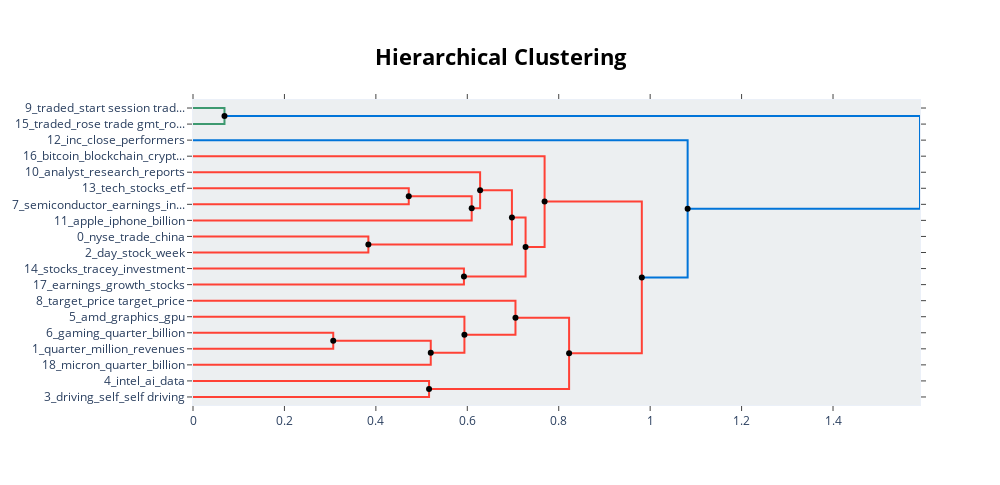

Source (notebook cell):
### Code cell
hierarchical_topics_v2 = default_topic_model_v2.hierarchical_topics(df_news['content'])
default_topic_model_v2.visualize_hierarchy(hierarchical_topics=hierarchical_topics)

### Figure 1 — Plotly figure (JSON) as saved in the notebook; plotly's stock layout.template omitted (floating-point values rounded to 4 significant figures)
{"data": [{"hoverinfo": "text", "marker": {"color": "rgb(61,153,112)"}, "mode": "lines", "text": ["traded_start session traded_highest lowest past_since start session_trade gmt", "", "", "traded_rose trade gmt_rose trade_com rose trade_investing com rose"], "type": "scatter", "x": [0, 0.06886, 0.06886, 0], "xaxis": "x", "y": [-5, -5, -15, -15], "yaxis": "y"}, {"hoverinfo": "text", "marker": {"color": "rgb(255,65,54)"}, "mode": "lines", "text": ["tech_stocks_etf_growth_technology", "", "", "semiconductor_earnings_industry_stocks_rank"], "type": "scatter", "x": [0, 0.472, 0.472, 0], "xaxis": "x", "y": [-55, -55, -65, -65], "yaxis": "y"}, {"hoverinfo": "text", "marker": {"color": "rgb(255,65,54)"}, "mode": "lines", "text": ["tech_stocks_etf_growth_technology", "", "", "apple_iphone_billion_quarter_earnings"], "type": "scatter", "x": [0.472, 0.6096, 0.6096, 0], "xaxis": "x", "y": [-60, -60, -75, -75], "yaxis": "y"}, {"hoverinfo": "text", "marker": {"color": "rgb(255,65,54)"}, "mode": "lines", "text": ["analyst_research_reports_growth_investment", "", "", "apple_iphone_billion_quarter_earnings"], "type": "scatter", "x": [0, 0.628, 0.628, 0.6096], "xaxis": "x", "y": [-45, -45, -67.5, -67.5], "yaxis": "y"}, {"hoverinfo": "text", "marker": {"color": "rgb(255,65,54)"}, "mode": "lines", "text": ["nyse_trade_china_week_market", "", "", "day_stock_week_market_trading"], "type": "scatter", "x": [0, 0.3836, 0.3836, 0], "xaxis": "x", "y": [-85, -85, -95, -95], "yaxis": "y"}, {"hoverinfo": "text", "marker": {"color": "rgb(255,65,54)"}, "mode": "lines", "text": ["nyse_trade_china_week_market", "", "", "day_stock_week_market_trading"], "type": "scatter", "x": [0.628, 0.6976, 0.6976, 0.3836], "xaxis": "x", "y": [-56.25, -56.25, -90, -90], "yaxis": "y"}, {"hoverinfo": "text", "marker": {"color": "rgb(255,65,54)"}, "mode": "lines", "text": ["stocks_tracey_investment_stock_market", "", "", "earnings_growth_stocks_investment_estimates"], "type": "scatter", "x": [0, 0.5926, 0.5926, 0], "xaxis": "x", "y": [-105, -105, -115, -115], "yaxis": "y"}, {"hoverinfo": "text", "marker": {"color": "rgb(255,65,54)"}, "mode": "lines", "text": ["stocks_tracey_investment_stock_market", "", "", "earnings_growth_stocks_investment_estimates"], "type": "scatter", "x": [0.6976, 0.7275, 0.7275, 0.5926], "xaxis": "x", "y": [-73.12, -73.12, -110, -110], "yaxis": "y"}, {"hoverinfo": "text", "marker": {"color": "rgb(255,65,54)"}, "mode": "lines", "text": ["bitcoin_blockchain_cryptocurrency_etf_digital", "", "", "earnings_growth_stocks_investment_estimates"], "type": "scatter", "x": [0, 0.7691, 0.7691, 0.7275], "xaxis": "x", "y": [-35, -35, -91.56, -91.56], "yaxis": "y"}, {"hoverinfo": "text", "marker": {"color": "rgb(255,65,54)"}, "mode": "lines", "text": ["gaming_quarter_billion_revenues_million", "", "", "quarter_million_revenues_earnings_rank"], "type": "scatter", "x": [0, 0.3068, 0.3068, 0], "xaxis": "x", "y": [-145, -145, -155, -155], "yaxis": "y"}, {"hoverinfo": "text", "marker": {"color": "rgb(255,65,54)"}, "mode": "lines", "text": ["gaming_quarter_billion_revenues_million", "", "", "micron_quarter_billion_dram_fiscal"], "type": "scatter", "x": [0.3068, 0.5201, 0.5201, 0], "xaxis": "x", "y": [-150, -150, -165, -165], "yaxis": "y"}, {"hoverinfo": "text", "marker": {"color": "rgb(255,65,54)"}, "mode": "lines", "text": ["amd_graphics_gpu_radeon_market", "", "", "micron_quarter_billion_dram_fiscal"], "type": "scatter", "x": [0, 0.5937, 0.5937, 0.5201], "xaxis": "x", "y": [-135, -135, -157.5, -157.5], "yaxis": "y"}, {"hoverinfo": "text", "marker": {"color": "rgb(255,65,54)"}, "mode": "lines", "text": ["target_price target_price_shares_analyst", "", "", "micron_quarter_billion_dram_fiscal"], "type": "scatter", "x": [0, 0.7054, 0.7054, 0.5937], "xaxis": "x", "y": [-125, -125, -146.2, -146.2], "yaxis": "y"}, {"hoverinfo": "text", "marker": {"color": "rgb(255,65,54)"}, "mode": "lines", "text": ["intel_ai_data_chips_technology", "", "", "driving_self_self driving_autonomous_vehicles"], "type": "scatter", "x": [0, 0.5164, 0.5164, 0], "xaxis": "x", "y": [-175, -175, -185, -185], "yaxis": "y"}, {"hoverinfo": "text", "marker": {"color": "rgb(255,65,54)"}, "mode": "lines", "text": ["intel_ai_data_chips_technology", "", "", "driving_self_self driving_autonomous_vehicles"], "type": "scatter", "x": [0.7054, 0.8227, 0.8227, 0.5164], "xaxis": "x", "y": [-135.6, -135.6, -180, -180], "yaxis": "y"}, {"hoverinfo": "text", "marker": {"color": "rgb(255,65,54)"}, "mode": "lines", "text": ["intel_ai_data_chips_technology", "", "", "driving_self_self driving_autonomous_vehicles"], "type": "scatter", "x": [0.7691, 0.9818, 0.9818, 0.8227], "xaxis": "x", "y": [-63.28, -63.28, -157.8, -157.8], "yaxis": "y"}, {"hoverinfo": "text", "marker": {"color": "rgb(0,116,217)"}, "mode": "lines", "text": ["inc_close_performers_nyse_rose", "", "", "driving_self_self driving_autonomous_vehicles"], "type": "scatter", "x": [0, 1.082, 1.082, 0.9818], "xaxis": "x", "y": [-25, -25, -110.5, -110.5], "yaxis": "y"}, {"hoverinfo": "text", "marker": {"color": "rgb(0,116,217)"}, "mode": "lines", "text": ["inc_close_performers_nyse_rose", "", "", "driving_self_self driving_autonomous_vehicles"], "type": "scatter", "x": [0.06886, 1.59, 1.59, 1.082], "xaxis": "x", "y": [-10, -10, -67.77, -67.77], "yaxis": "y"}, {"hoverinfo": "text", "hovertext": ["tech_stocks_etf_growth_technology", "nyse_trade_china_week_market", "stocks_tracey_investment_stock_market", "gaming_quarter_billion_revenues_million", "intel_ai_data_chips_technology", "intel_ai_data_chips_technology", "inc_close_performers_nyse_rose"], "marker": {"color": "black"}, "mode": "markers", "showlegend": false, "type": "scatter", "x": [0.472, 0.628, 0.6976, 0.3068, 0.7054, 0.7691, 0.06886], "y": [-60, -56.25, -73.12, -150, -135.6, -63.28, -10]}, {"hoverinfo": "text", "hovertext": ["apple_iphone_billion_quarter_earnings", "day_stock_week_market_trading", "earnings_growth_stocks_investment_estimates", "earnings_growth_stocks_investment_estimates", "micron_quarter_billion_dram_fiscal", "micron_quarter_billion_dram_fiscal", "driving_self_self driving_autonomous_vehicles", "driving_self_self driving_autonomous_vehicles", "driving_self_self driving_autonomous_vehicles", "driving_self_self driving_autonomous_vehicles"], "marker": {"color": "black"}, "mode": "markers", "showlegend": false, "type": "scatter", "x": [0.6096, 0.3836, 0.5926, 0.7275, 0.5201, 0.5937, 0.5164, 0.8227, 0.9818, 1.082], "y": [-67.5, -90, -110, -91.56, -157.5, -146.2, -180, -157.8, -110.5, -67.77]}], "layout": {"autosize": false, "height": 485, "hoverlabel": {"bgcolor": "white", "font": {"family": "Rockwell", "size": 16}}, "hovermode": "closest", "plot_bgcolor": "#ECEFF1", "showlegend": false, "title": {"font": {"color": "Black", "size": 22}, "text": "<b>Hierarchical Clustering</b>", "x": 0.5, "xanchor": "center", "yanchor": "top"}, "width": 1000, "xaxis": {"mirror": "allticks", "rangemode": "tozero", "showgrid": false, "showline": true, "showticklabels": true, "ticks": "outside", "type": "linear", "zeroline": false}, "yaxis": {"mirror": "allticks", "range": [-190, 0], "rangemode": "tozero", "showgrid": false, "showline": true, "showticklabels": true, "tickmode": "array", "ticks": "outside", "ticktext": ["9_traded_start session trad...", "15_traded_rose trade gmt_ro...", "12_inc_close_performers", "16_bitcoin_blockchain_crypt...", "10_analyst_research_reports", "13_tech_stocks_etf", "7_semiconductor_earnings_in...", "11_apple_iphone_billion", "0_nyse_trade_china", "2_day_stock_week", "14_stocks_tracey_investment", "17_earnings_growth_stocks", "8_target_price target_price", "5_amd_graphics_gpu", "6_gaming_quarter_billion", "1_quarter_million_revenues", "18_micron_quarter_billion", "4_intel_ai_data", "3_driving_self_self driving"], "tickvals": [-5, -15, -25, -35, -45, -55, -65, -75, -85, -95, -105, -115, -125, -135, -145, -155, -165, -175, -185], "type": "linear", "zeroline": false}}}
